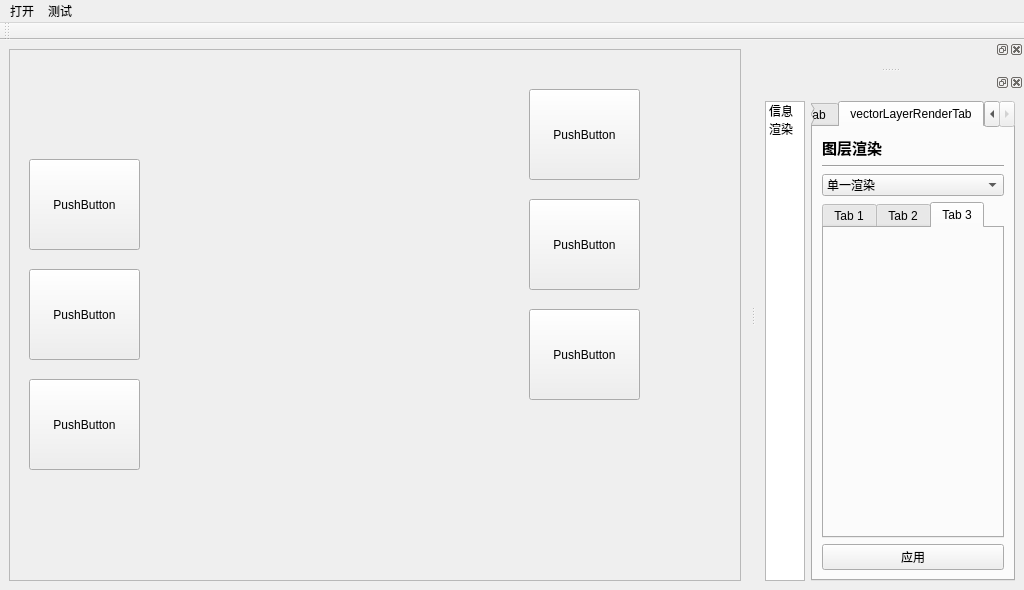
<?xml version="1.0" encoding="UTF-8"?>
<ui version="4.0">
 <class>MainWindow</class>
 <widget class="QMainWindow" name="MainWindow">
  <property name="geometry">
   <rect>
    <x>0</x>
    <y>0</y>
    <width>1024</width>
    <height>590</height>
   </rect>
  </property>
  <property name="windowTitle">
   <string>MainWindow</string>
  </property>
  <property name="windowIcon">
   <iconset resource="resources/myRc.qrc">
    <normaloff>:/ico/qgis.ico</normaloff>:/ico/qgis.ico</iconset>
  </property>
  <widget class="QWidget" name="centralwidget">
   <layout class="QVBoxLayout" name="verticalLayout">
    <item>
     <widget class="QFrame" name="frame">
      <property name="frameShape">
       <enum>QFrame::StyledPanel</enum>
      </property>
      <property name="frameShadow">
       <enum>QFrame::Raised</enum>
      </property>
      <widget class="QWidget" name="horizontalLayoutWidget">
       <property name="geometry">
        <rect>
         <x>10</x>
         <y>100</y>
         <width>291</width>
         <height>371</height>
        </rect>
       </property>
       <layout class="QHBoxLayout" name="horizontalLayout_10" stretch="0,0">
        <property name="sizeConstraint">
         <enum>QLayout::SetMaximumSize</enum>
        </property>
        <item>
         <widget class="QWidget" name="widget" native="true">
          <property name="minimumSize">
           <size>
            <width>150</width>
            <height>0</height>
           </size>
          </property>
          <widget class="QPushButton" name="pushButton">
           <property name="geometry">
            <rect>
             <x>10</x>
             <y>10</y>
             <width>111</width>
             <height>91</height>
            </rect>
           </property>
           <property name="text">
            <string>PushButton</string>
           </property>
          </widget>
          <widget class="QPushButton" name="pushButton_3">
           <property name="geometry">
            <rect>
             <x>10</x>
             <y>120</y>
             <width>111</width>
             <height>91</height>
            </rect>
           </property>
           <property name="text">
            <string>PushButton</string>
           </property>
          </widget>
          <widget class="QPushButton" name="pushButton_4">
           <property name="geometry">
            <rect>
             <x>10</x>
             <y>230</y>
             <width>111</width>
             <height>91</height>
            </rect>
           </property>
           <property name="text">
            <string>PushButton</string>
           </property>
          </widget>
         </widget>
        </item>
        <item>
         <spacer name="horizontalSpacer">
          <property name="orientation">
           <enum>Qt::Horizontal</enum>
          </property>
          <property name="sizeHint" stdset="0">
           <size>
            <width>40</width>
            <height>20</height>
           </size>
          </property>
         </spacer>
        </item>
       </layout>
      </widget>
      <widget class="QWidget" name="widget_2" native="true">
       <property name="geometry">
        <rect>
         <x>510</x>
         <y>30</y>
         <width>131</width>
         <height>361</height>
        </rect>
       </property>
       <property name="minimumSize">
        <size>
         <width>0</width>
         <height>0</height>
        </size>
       </property>
       <widget class="QPushButton" name="pushButton_2">
        <property name="geometry">
         <rect>
          <x>10</x>
          <y>10</y>
          <width>111</width>
          <height>91</height>
         </rect>
        </property>
        <property name="autoFillBackground">
         <bool>false</bool>
        </property>
        <property name="styleSheet">
         <string notr="true"/>
        </property>
        <property name="text">
         <string>PushButton</string>
        </property>
       </widget>
       <widget class="QPushButton" name="pushButton_5">
        <property name="geometry">
         <rect>
          <x>10</x>
          <y>120</y>
          <width>111</width>
          <height>91</height>
         </rect>
        </property>
        <property name="text">
         <string>PushButton</string>
        </property>
       </widget>
       <widget class="QPushButton" name="pushButton_6">
        <property name="geometry">
         <rect>
          <x>10</x>
          <y>230</y>
          <width>111</width>
          <height>91</height>
         </rect>
        </property>
        <property name="autoFillBackground">
         <bool>true</bool>
        </property>
        <property name="text">
         <string>PushButton</string>
        </property>
       </widget>
      </widget>
     </widget>
    </item>
   </layout>
  </widget>
  <widget class="QMenuBar" name="menubar">
   <property name="geometry">
    <rect>
     <x>0</x>
     <y>0</y>
     <width>1024</width>
     <height>23</height>
    </rect>
   </property>
   <widget class="QMenu" name="menuOpen">
    <property name="title">
     <string>打开</string>
    </property>
    <addaction name="actionOpenShp"/>
    <addaction name="actionOpenRaster"/>
   </widget>
   <widget class="QMenu" name="menu">
    <property name="title">
     <string>测试</string>
    </property>
    <addaction name="actiontest1"/>
    <addaction name="actiontest2"/>
    <addaction name="actiontest3"/>
   </widget>
   <addaction name="menuOpen"/>
   <addaction name="menu"/>
  </widget>
  <widget class="QDockWidget" name="dockWidget">
   <attribute name="dockWidgetArea">
    <number>2</number>
   </attribute>
   <widget class="QWidget" name="dockWidgetContents"/>
  </widget>
  <widget class="QToolBar" name="toolBar">
   <property name="windowTitle">
    <string>toolBar</string>
   </property>
   <attribute name="toolBarArea">
    <enum>TopToolBarArea</enum>
   </attribute>
   <attribute name="toolBarBreak">
    <bool>false</bool>
   </attribute>
  </widget>
  <widget class="QDockWidget" name="dockWidget_2">
   <attribute name="dockWidgetArea">
    <number>2</number>
   </attribute>
   <widget class="QWidget" name="dockWidgetContents_2">
    <layout class="QHBoxLayout" name="horizontalLayout">
     <item>
      <widget class="QListWidget" name="listWidget">
       <property name="maximumSize">
        <size>
         <width>40</width>
         <height>16777215</height>
        </size>
       </property>
       <item>
        <property name="text">
         <string>信息</string>
        </property>
       </item>
       <item>
        <property name="text">
         <string>渲染</string>
        </property>
       </item>
      </widget>
     </item>
     <item>
      <widget class="QTabWidget" name="tabWidget">
       <property name="currentIndex">
        <number>3</number>
       </property>
       <widget class="QWidget" name="rasterLayerInfoTab">
        <attribute name="title">
         <string>rasterLayerInfoTab</string>
        </attribute>
        <layout class="QVBoxLayout" name="verticalLayout_7">
         <item>
          <widget class="QLabel" name="label">
           <property name="font">
            <font>
             <family>Adobe Devanagari</family>
             <pointsize>11</pointsize>
             <weight>75</weight>
             <bold>true</bold>
            </font>
           </property>
           <property name="text">
            <string>常规信息</string>
           </property>
          </widget>
         </item>
         <item>
          <widget class="Line" name="line">
           <property name="orientation">
            <enum>Qt::Horizontal</enum>
           </property>
          </widget>
         </item>
         <item>
          <layout class="QHBoxLayout" name="horizontalLayout_1">
           <item>
            <widget class="QLabel" name="label_3">
             <property name="maximumSize">
              <size>
               <width>100</width>
               <height>16777215</height>
              </size>
             </property>
             <property name="text">
              <string>名称</string>
             </property>
            </widget>
           </item>
           <item>
            <widget class="QLabel" name="rasterNameLabel">
             <property name="text">
              <string>TextLabel</string>
             </property>
            </widget>
           </item>
          </layout>
         </item>
         <item>
          <layout class="QHBoxLayout" name="horizontalLayout_2">
           <item>
            <widget class="QLabel" name="label_5">
             <property name="maximumSize">
              <size>
               <width>100</width>
               <height>16777215</height>
              </size>
             </property>
             <property name="text">
              <string>路径</string>
             </property>
            </widget>
           </item>
           <item>
            <widget class="QLabel" name="rasterSourceLabel">
             <property name="maximumSize">
              <size>
               <width>16777215</width>
               <height>16777215</height>
              </size>
             </property>
             <property name="text">
              <string>TextLabel</string>
             </property>
            </widget>
           </item>
          </layout>
         </item>
         <item>
          <layout class="QHBoxLayout" name="horizontalLayout_3">
           <item>
            <widget class="QLabel" name="label_7">
             <property name="maximumSize">
              <size>
               <width>100</width>
               <height>16777215</height>
              </size>
             </property>
             <property name="text">
              <string>大小合计</string>
             </property>
            </widget>
           </item>
           <item>
            <widget class="QLabel" name="rasterMemoryLabel">
             <property name="text">
              <string>TextLabel</string>
             </property>
            </widget>
           </item>
          </layout>
         </item>
         <item>
          <widget class="QLabel" name="label_9">
           <property name="font">
            <font>
             <family>Adobe Devanagari</family>
             <pointsize>11</pointsize>
             <weight>75</weight>
             <bold>true</bold>
            </font>
           </property>
           <property name="text">
            <string>栅格信息</string>
           </property>
          </widget>
         </item>
         <item>
          <widget class="Line" name="line_3">
           <property name="orientation">
            <enum>Qt::Horizontal</enum>
           </property>
          </widget>
         </item>
         <item>
          <layout class="QHBoxLayout" name="horizontalLayout_4">
           <item>
            <widget class="QLabel" name="label_10">
             <property name="maximumSize">
              <size>
               <width>100</width>
               <height>16777215</height>
              </size>
             </property>
             <property name="text">
              <string>范围</string>
             </property>
            </widget>
           </item>
           <item>
            <widget class="QLabel" name="rasterExtentLabel">
             <property name="text">
              <string>TextLabel</string>
             </property>
            </widget>
           </item>
          </layout>
         </item>
         <item>
          <layout class="QHBoxLayout" name="horizontalLayout_5">
           <item>
            <widget class="QLabel" name="label_12">
             <property name="maximumSize">
              <size>
               <width>100</width>
               <height>16777215</height>
              </size>
             </property>
             <property name="text">
              <string>宽度</string>
             </property>
            </widget>
           </item>
           <item>
            <widget class="QLabel" name="rasterWidthLabel">
             <property name="text">
              <string>TextLabel</string>
             </property>
            </widget>
           </item>
          </layout>
         </item>
         <item>
          <layout class="QHBoxLayout" name="horizontalLayout_6">
           <item>
            <widget class="QLabel" name="label_14">
             <property name="maximumSize">
              <size>
               <width>100</width>
               <height>16777215</height>
              </size>
             </property>
             <property name="text">
              <string>高度</string>
             </property>
            </widget>
           </item>
           <item>
            <widget class="QLabel" name="rasterHeightLabel">
             <property name="text">
              <string>TextLabel</string>
             </property>
            </widget>
           </item>
          </layout>
         </item>
         <item>
          <layout class="QHBoxLayout" name="horizontalLayout_7">
           <item>
            <widget class="QLabel" name="label_16">
             <property name="maximumSize">
              <size>
               <width>100</width>
               <height>16777215</height>
              </size>
             </property>
             <property name="text">
              <string>数据类型</string>
             </property>
            </widget>
           </item>
           <item>
            <widget class="QLabel" name="rasterDataTypeLabel">
             <property name="text">
              <string>TextLabel</string>
             </property>
            </widget>
           </item>
          </layout>
         </item>
         <item>
          <layout class="QHBoxLayout" name="horizontalLayout_8">
           <item>
            <widget class="QLabel" name="label_18">
             <property name="maximumSize">
              <size>
               <width>100</width>
               <height>16777215</height>
              </size>
             </property>
             <property name="text">
              <string>波段数量</string>
             </property>
            </widget>
           </item>
           <item>
            <widget class="QLabel" name="rasterBandNumLabel">
             <property name="text">
              <string>TextLabel</string>
             </property>
            </widget>
           </item>
          </layout>
         </item>
         <item>
          <layout class="QHBoxLayout" name="horizontalLayout_9">
           <item>
            <widget class="QLabel" name="label_20">
             <property name="maximumSize">
              <size>
               <width>100</width>
               <height>16777215</height>
              </size>
             </property>
             <property name="text">
              <string>坐标系</string>
             </property>
            </widget>
           </item>
           <item>
            <widget class="QLabel" name="rasterCrsLabel">
             <property name="text">
              <string>TextLabel</string>
             </property>
            </widget>
           </item>
          </layout>
         </item>
        </layout>
       </widget>
       <widget class="QWidget" name="vectorLayerInfoTab">
        <attribute name="title">
         <string>vectorLayerInfoTab</string>
        </attribute>
        <layout class="QVBoxLayout" name="verticalLayout_9">
         <item>
          <widget class="QLabel" name="label_26">
           <property name="font">
            <font>
             <family>Adobe Devanagari</family>
             <pointsize>11</pointsize>
             <weight>75</weight>
             <bold>true</bold>
            </font>
           </property>
           <property name="text">
            <string>常规信息</string>
           </property>
          </widget>
         </item>
         <item>
          <widget class="Line" name="line_6">
           <property name="orientation">
            <enum>Qt::Horizontal</enum>
           </property>
          </widget>
         </item>
         <item>
          <layout class="QHBoxLayout" name="horizontalLayout_21">
           <item>
            <widget class="QLabel" name="label_25">
             <property name="maximumSize">
              <size>
               <width>100</width>
               <height>16777215</height>
              </size>
             </property>
             <property name="text">
              <string>名称</string>
             </property>
            </widget>
           </item>
           <item>
            <widget class="QLabel" name="vectorNameLabel">
             <property name="text">
              <string>TextLabel</string>
             </property>
            </widget>
           </item>
          </layout>
         </item>
         <item>
          <layout class="QHBoxLayout" name="horizontalLayout_27">
           <item>
            <widget class="QLabel" name="label_32">
             <property name="maximumSize">
              <size>
               <width>100</width>
               <height>16777215</height>
              </size>
             </property>
             <property name="text">
              <string>路径</string>
             </property>
            </widget>
           </item>
           <item>
            <widget class="QLabel" name="vectorSourceLabel">
             <property name="text">
              <string>TextLabel</string>
             </property>
            </widget>
           </item>
          </layout>
         </item>
         <item>
          <layout class="QHBoxLayout" name="horizontalLayout_25">
           <item>
            <widget class="QLabel" name="label_30">
             <property name="maximumSize">
              <size>
               <width>100</width>
               <height>16777215</height>
              </size>
             </property>
             <property name="text">
              <string>大小合计</string>
             </property>
            </widget>
           </item>
           <item>
            <widget class="QLabel" name="vectorMemoryLabel">
             <property name="text">
              <string>TextLabel</string>
             </property>
            </widget>
           </item>
          </layout>
         </item>
         <item>
          <widget class="QLabel" name="label_34">
           <property name="font">
            <font>
             <family>Adobe Devanagari</family>
             <pointsize>11</pointsize>
             <weight>75</weight>
             <bold>true</bold>
            </font>
           </property>
           <property name="text">
            <string>矢量信息</string>
           </property>
          </widget>
         </item>
         <item>
          <widget class="Line" name="line_5">
           <property name="orientation">
            <enum>Qt::Horizontal</enum>
           </property>
          </widget>
         </item>
         <item>
          <layout class="QHBoxLayout" name="horizontalLayout_22">
           <item>
            <widget class="QLabel" name="label_27">
             <property name="maximumSize">
              <size>
               <width>100</width>
               <height>16777215</height>
              </size>
             </property>
             <property name="text">
              <string>范围</string>
             </property>
            </widget>
           </item>
           <item>
            <widget class="QLabel" name="vectorExtentLabel">
             <property name="text">
              <string>TextLabel</string>
             </property>
            </widget>
           </item>
          </layout>
         </item>
         <item>
          <layout class="QHBoxLayout" name="horizontalLayout_28">
           <item>
            <widget class="QLabel" name="label_33">
             <property name="maximumSize">
              <size>
               <width>100</width>
               <height>16777215</height>
              </size>
             </property>
             <property name="text">
              <string>几何图形</string>
             </property>
            </widget>
           </item>
           <item>
            <widget class="QLabel" name="vectorGeoTypeLabel">
             <property name="text">
              <string>TextLabel</string>
             </property>
            </widget>
           </item>
          </layout>
         </item>
         <item>
          <layout class="QHBoxLayout" name="horizontalLayout_26">
           <item>
            <widget class="QLabel" name="label_31">
             <property name="maximumSize">
              <size>
               <width>100</width>
               <height>16777215</height>
              </size>
             </property>
             <property name="text">
              <string>要素总数</string>
             </property>
            </widget>
           </item>
           <item>
            <widget class="QLabel" name="vectorFeatureNumLabel">
             <property name="text">
              <string>TextLabel</string>
             </property>
            </widget>
           </item>
          </layout>
         </item>
         <item>
          <layout class="QHBoxLayout" name="horizontalLayout_29">
           <item>
            <widget class="QLabel" name="label_35">
             <property name="maximumSize">
              <size>
               <width>100</width>
               <height>16777215</height>
              </size>
             </property>
             <property name="text">
              <string>编码</string>
             </property>
            </widget>
           </item>
           <item>
            <widget class="QLabel" name="vectorEncodingLabel">
             <property name="text">
              <string>TextLabel</string>
             </property>
            </widget>
           </item>
          </layout>
         </item>
         <item>
          <layout class="QHBoxLayout" name="horizontalLayout_23">
           <item>
            <widget class="QLabel" name="label_28">
             <property name="maximumSize">
              <size>
               <width>100</width>
               <height>16777215</height>
              </size>
             </property>
             <property name="text">
              <string>坐标系</string>
             </property>
            </widget>
           </item>
           <item>
            <widget class="QLabel" name="vectorCrsLabel">
             <property name="text">
              <string>TextLabel</string>
             </property>
            </widget>
           </item>
          </layout>
         </item>
         <item>
          <layout class="QHBoxLayout" name="horizontalLayout_24">
           <item>
            <widget class="QLabel" name="label_29">
             <property name="maximumSize">
              <size>
               <width>100</width>
               <height>16777215</height>
              </size>
             </property>
             <property name="text">
              <string>数据源</string>
             </property>
            </widget>
           </item>
           <item>
            <widget class="QLabel" name="vectorDpLabel">
             <property name="text">
              <string>TextLabel</string>
             </property>
            </widget>
           </item>
          </layout>
         </item>
        </layout>
       </widget>
       <widget class="QWidget" name="rasterLayerRenderTab">
        <attribute name="title">
         <string>layerRenderTab</string>
        </attribute>
        <layout class="QVBoxLayout" name="verticalLayout_10">
         <item>
          <widget class="QLabel" name="label_2">
           <property name="font">
            <font>
             <pointsize>11</pointsize>
             <weight>75</weight>
             <bold>true</bold>
            </font>
           </property>
           <property name="text">
            <string>图层渲染</string>
           </property>
          </widget>
         </item>
         <item>
          <widget class="Line" name="line_4">
           <property name="orientation">
            <enum>Qt::Horizontal</enum>
           </property>
          </widget>
         </item>
         <item>
          <layout class="QVBoxLayout" name="layerRenderLayout"/>
         </item>
         <item>
          <widget class="QPushButton" name="pushButton_rasterApply">
           <property name="styleSheet">
            <string notr="true"/>
           </property>
           <property name="text">
            <string>应用</string>
           </property>
          </widget>
         </item>
        </layout>
       </widget>
       <widget class="QWidget" name="vectorLayerRenderTab">
        <attribute name="title">
         <string>vectorLayerRenderTab</string>
        </attribute>
        <layout class="QVBoxLayout" name="verticalLayout_11">
         <item>
          <widget class="QLabel" name="label_36">
           <property name="maximumSize">
            <size>
             <width>16777215</width>
             <height>200</height>
            </size>
           </property>
           <property name="font">
            <font>
             <pointsize>11</pointsize>
             <weight>75</weight>
             <bold>true</bold>
            </font>
           </property>
           <property name="text">
            <string>图层渲染</string>
           </property>
          </widget>
         </item>
         <item>
          <widget class="Line" name="line_7">
           <property name="orientation">
            <enum>Qt::Horizontal</enum>
           </property>
          </widget>
         </item>
         <item>
          <layout class="QVBoxLayout" name="layerRenderLayout_2">
           <item>
            <widget class="QComboBox" name="vecterRenderCB">
             <item>
              <property name="text">
               <string>单一渲染</string>
              </property>
             </item>
             <item>
              <property name="text">
               <string>分类渲染</string>
              </property>
             </item>
             <item>
              <property name="text">
               <string>层级渲染</string>
              </property>
             </item>
            </widget>
           </item>
           <item>
            <widget class="QTabWidget" name="comboTabWidget">
             <property name="currentIndex">
              <number>2</number>
             </property>
             <widget class="QWidget" name="singleRender">
              <attribute name="title">
               <string>Tab 1</string>
              </attribute>
              <layout class="QVBoxLayout" name="verticalLayout_12">
               <item>
                <layout class="QVBoxLayout" name="singleRenderLayout"/>
               </item>
              </layout>
             </widget>
             <widget class="QWidget" name="categoryRender">
              <attribute name="title">
               <string>Tab 2</string>
              </attribute>
              <layout class="QVBoxLayout" name="verticalLayout_13">
               <item>
                <layout class="QVBoxLayout" name="cateRenderLayout"/>
               </item>
              </layout>
             </widget>
             <widget class="QWidget" name="graduatedRender">
              <attribute name="title">
               <string>Tab 3</string>
              </attribute>
              <layout class="QVBoxLayout" name="verticalLayout_3">
               <item>
                <layout class="QVBoxLayout" name="gradRenderLayout"/>
               </item>
              </layout>
             </widget>
            </widget>
           </item>
          </layout>
         </item>
         <item>
          <widget class="QPushButton" name="pushButton_vectorApply">
           <property name="text">
            <string>应用</string>
           </property>
          </widget>
         </item>
        </layout>
       </widget>
      </widget>
     </item>
    </layout>
   </widget>
  </widget>
  <action name="actionOpenShp">
   <property name="text">
    <string>打开矢量</string>
   </property>
  </action>
  <action name="actionOpenRaster">
   <property name="text">
    <string>打开栅格</string>
   </property>
  </action>
  <action name="actiontest1">
   <property name="text">
    <string>test1</string>
   </property>
  </action>
  <action name="actiontest2">
   <property name="text">
    <string>test2</string>
   </property>
  </action>
  <action name="actiontest3">
   <property name="text">
    <string>test3</string>
   </property>
  </action>
 </widget>
 <resources>
  <include location="resources/myRc.qrc"/>
 </resources>
 <connections/>
</ui>
